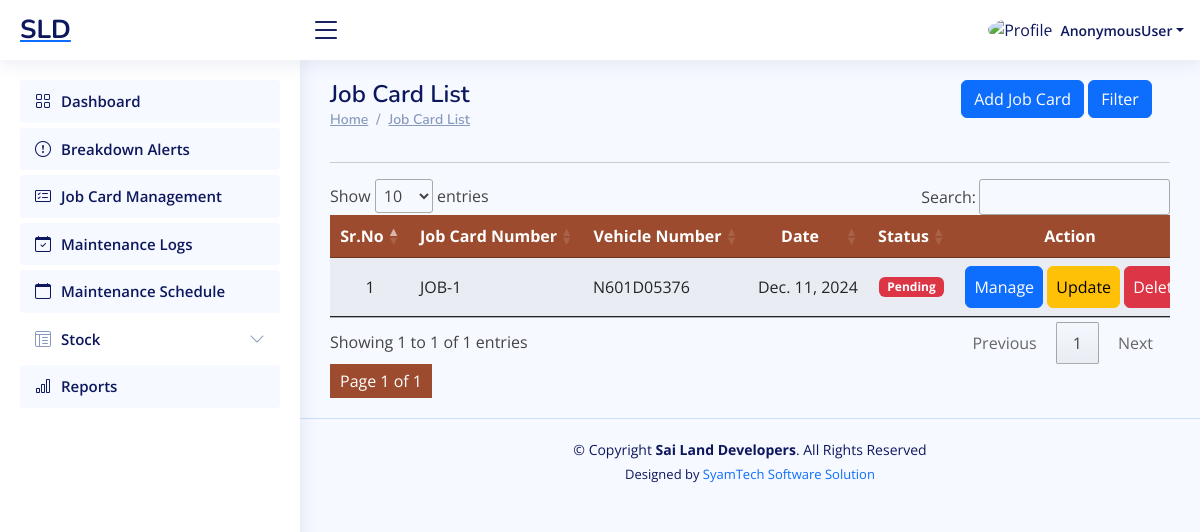
The page /workshop/job_card_list/ on the database its author committed.
### ERP_Admin/models.py (models this page shows, shortened)
class JobCard(models.Model):
    job_card_number = models.CharField(max_length=20, unique=True, editable=False)
    technician = models.ForeignKey('Technician', related_name='job_cards',  on_delete=models.CASCADE, null=True, blank=True)
    driver= models.ForeignKey('Driver', related_name='job_cards',  on_delete=models.CASCADE, null=True, blank=True)
    date = models.DateField()
    reported_defect = models.TextField()
    completed_action = models.TextField(null=True, blank=True)
    party = models.ForeignKey('Party', related_name='job_cards', on_delete=models.SET_NULL, null=True, blank=True)
    vehicle = models.ForeignKey('Vehicle', related_name='job_cards', on_delete=models.CASCADE)
    status = models.CharField(max_length=20, choices=JOB_CARD_STATUS, default='pending')
    labour_cost = models.DecimalField(max_digits=10, decimal_places=2, null=True, blank=True, validators=[MinValueValidator(0)])

class Vehicle(models.Model):
    vehicle_name = models.CharField(max_length=100)
    vehicle_number = models.CharField(max_length=50, unique=True)
    def __str__(self):
        return f"{self.vehicle_name} ({self.vehicle_number})"

### ERP_Workshop/views.py (the view)
# urls.py: path('job_card_list/', views.job_card_list, name='admin_job_card_list'),
def job_card_list(request):
    form = JobCardForm()
    queryset = JobCard.objects.all().order_by('-id')
    filter = JobCardFilter(request.GET, queryset=queryset)
    filtered_job_cards = filter.qs  # Filtered queryset
    paginator = Paginator(filtered_job_cards, 10)  # Show 10 job cards per page.
    page_number = request.GET.get('page')  # Get the page number from the GET request
    page_obj = paginator.get_page(page_number)  # Get the corresponding page object
    filter_params = request.GET.copy()  # Copy the GET parameters
    if 'page' in filter_params:
        del filter_params['page']  # Remove the page parameter if it exists
    return render(request, "workshop_job_card_list.html", {
        'form': form,
        'job_card': page_obj,  # Pass the paginated object to the template
        'filter': filter,  # Pass the filter object for displaying the form
        'filter_params': filter_params.urlencode(),  # Pass the filter parameters for pagination
    })

### ERP_Workshop/forms.py
class JobCardForm(forms.ModelForm):
    class Meta:
        model = JobCard
        fields = [
            'technician', 'date', 'reported_defect',
            'party', 'vehicle', 'driver'
        ]
        widgets = {
            'date': forms.DateInput(attrs={'type': 'date'}),
            'technician': forms.Select(attrs={'id': 'id_technician'}),
            'driver': forms.Select(attrs={'id': 'id_driver'}),
            'party': forms.Select(attrs={'id': 'id_party'}),
            'vehicle': forms.Select(attrs={'id': 'id_vehicle'}),
        }

### ERP_Admin/models.py (called while the page is built)
    def __str__(self):
        return f"{self.driver_name} - {self.user.username}"

    def __str__(self):
        return f"{self.technician_name}"

    def __str__(self):
        return self.business_name

### ERP_Workshop/templates/workshop_job_card_list.html (shortened to what this page needs)
{% extends "workshop_base.html" %}
{% load crispy_forms_tags %}
{% block content %}
<main id="main" class="main">
        <div class="row">
            <div class="col-sm-6">
                <div class="pagetitle">
                    <h1>Job Card List</h1>
                    <nav>
                        <ol class="breadcrumb">
                            <li class="breadcrumb-item"><a href="#">Home</a></li>
                            <li class="breadcrumb-item"><a href="#">Job Card List </a></li>
                        </ol>
                    </nav>
                </div>
            </div>
            <div class="col-sm-6">
                <div class="container" style="max-width:97%;">
                    <div class="text-lg-end text-start">
                        <a href="#" class="btn btn-primary" data-toggle="modal"
                        data-target="#model_create_job_card"> Add Job Card</a>
                        <a href="#" class="btn btn-primary" data-toggle="modal"
                            data-target="#model_filter"> Filter</a>
                    </div>
                </div>
            </div>
        </div>
        <section class="section dashboard">
            <hr>
            <div class="row">
                <div class="col-lg-12">
                    <div class="row">
                        <div class="container" style=" overflow:scroll;">
                            <table id="job_card" class="table table-striped "
                                style="overflow:scroll; width:100%;min-width: max-content;">
                                <thead>
                                    <tr style="background:#9c4b2e;">
                                        <th scope="col" class="text-center text-white">Sr.No</th>
                                        <th scope="col" class="text-center text-white">Job Card Number</th>
                                        <th scope="col" class="text-center text-white">Vehicle Number</th>
                                        <th scope="col" class="text-center text-white">Date</th>
                                        <th scope="col" class="text-center text-white">Status</th>
                                        <th scope="col" class="text-center text-white">Action</th>
                                    </tr>
                                </thead>
                                <tbody>
                                    {% if job_card %}
                                    {% for r in job_card %}
                                    <tr>
                                        <td class="text-center">{{ forloop.counter }}</td>
                                        <td class="text-left">{{ r.job_card_number }}</td>
                                        <td class="text-left">{{ r.vehicle.vehicle_number }}</td>
                                        <td class="text-left">{{ r.date }}</td>
                                        <td class="text-center">
                                            {% if r.status == "pending" %}
                                                <span class="badge bg-danger">Pending</span>
                                            {% elif r.status == "in_progress" %}
                                                <span class="badge bg-warning">In Progress</span>
                                            {% else %}
                                                <span class="badge bg-success">Completed</span>
                                            {% endif %}
                                        </td>
                                        <td>
                                            <center>
                                                <a href="javascript:void(0);" data-url="{% url 'workshop_job_card_item_list' r.id %}" class="btn btn-primary px-2 py-2" onclick="mini_window_1(this)">Manage</a>
                                                <a href="javascript:void(0);" data-url="{% url 'workshop_update_job_card' r.id %}" class="btn btn-warning px-2 py-2" onclick="mini_window_2(this)">Update</a>
                                                <a href="{% url 'workshop_delete_job_card' r.id %}" class="btn btn-danger px-2 py-2">Delete</a>
                                            </center>
                                        </td>
                                    </tr>
                                    {% endfor %}
                                    {% else %}
                                    <tr><td colspan="6" class="text-center">No job cards found</td></tr>
                                    {% endif %}
                                </tbody>
                            </table>
                            <div class="pagination-container">
                                <div class="pagination">
                                    <span class="current-page">Page {{ job_card.number }} of {{ job_card.paginator.num_pages }}</span>
                                </div>
                            </div>
                        </div>
                    </div>
                </div>
            </div>
        </section>
</main>
{% endblock content %}

### rows shown on the page
JobCard: job_card_number "JOB-1", vehicle.vehicle_number "N601D05376", date "Dec. 11, 2024", status "Pending"

### other values the page prints
{{ request.user }} "AnonymousUser"
{{ job_card.number }} "1"
{{ job_card.paginator.num_pages }} "1"
